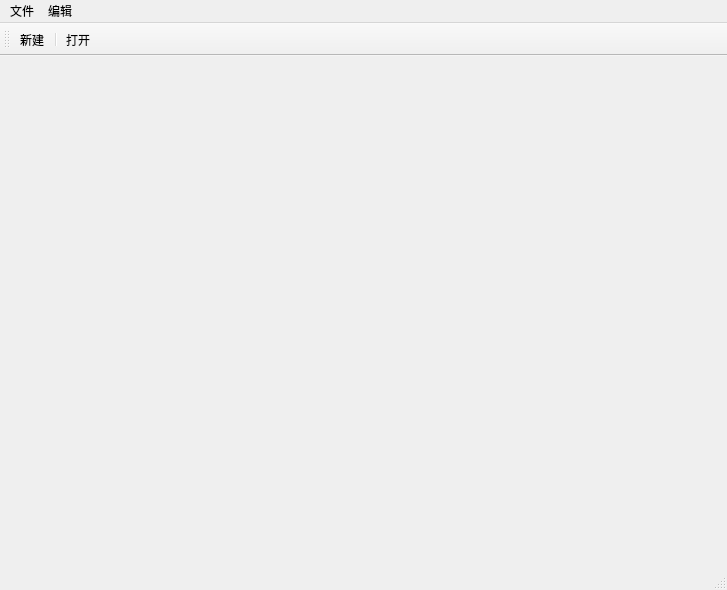
<?xml version="1.0" encoding="UTF-8"?>
<ui version="4.0">
 <class>MainWindow</class>
 <widget class="QMainWindow" name="MainWindow">
  <property name="enabled">
   <bool>true</bool>
  </property>
  <property name="geometry">
   <rect>
    <x>0</x>
    <y>0</y>
    <width>727</width>
    <height>590</height>
   </rect>
  </property>
  <property name="windowTitle">
   <string>MainWindow</string>
  </property>
  <widget class="QWidget" name="centralwidget"/>
  <widget class="QMenuBar" name="menubar">
   <property name="geometry">
    <rect>
     <x>0</x>
     <y>0</y>
     <width>727</width>
     <height>22</height>
    </rect>
   </property>
   <widget class="QMenu" name="menu">
    <property name="title">
     <string>文件</string>
    </property>
    <addaction name="actionNew"/>
    <addaction name="actionOpen"/>
   </widget>
   <widget class="QMenu" name="menu_2">
    <property name="title">
     <string>编辑</string>
    </property>
   </widget>
   <addaction name="menu"/>
   <addaction name="menu_2"/>
  </widget>
  <widget class="QStatusBar" name="statusbar"/>
  <widget class="QToolBar" name="toolBar">
   <property name="windowTitle">
    <string>toolBar</string>
   </property>
   <property name="allowedAreas">
    <set>Qt::AllToolBarAreas</set>
   </property>
   <property name="iconSize">
    <size>
     <width>40</width>
     <height>40</height>
    </size>
   </property>
   <property name="floatable">
    <bool>false</bool>
   </property>
   <attribute name="toolBarArea">
    <enum>TopToolBarArea</enum>
   </attribute>
   <attribute name="toolBarBreak">
    <bool>false</bool>
   </attribute>
   <addaction name="actionNew"/>
   <addaction name="separator"/>
   <addaction name="actionOpen"/>
  </widget>
  <action name="actionNew">
   <property name="text">
    <string>新建</string>
   </property>
  </action>
  <action name="actionOpen">
   <property name="text">
    <string>打开</string>
   </property>
  </action>
 </widget>
 <resources/>
 <connections/>
</ui>
